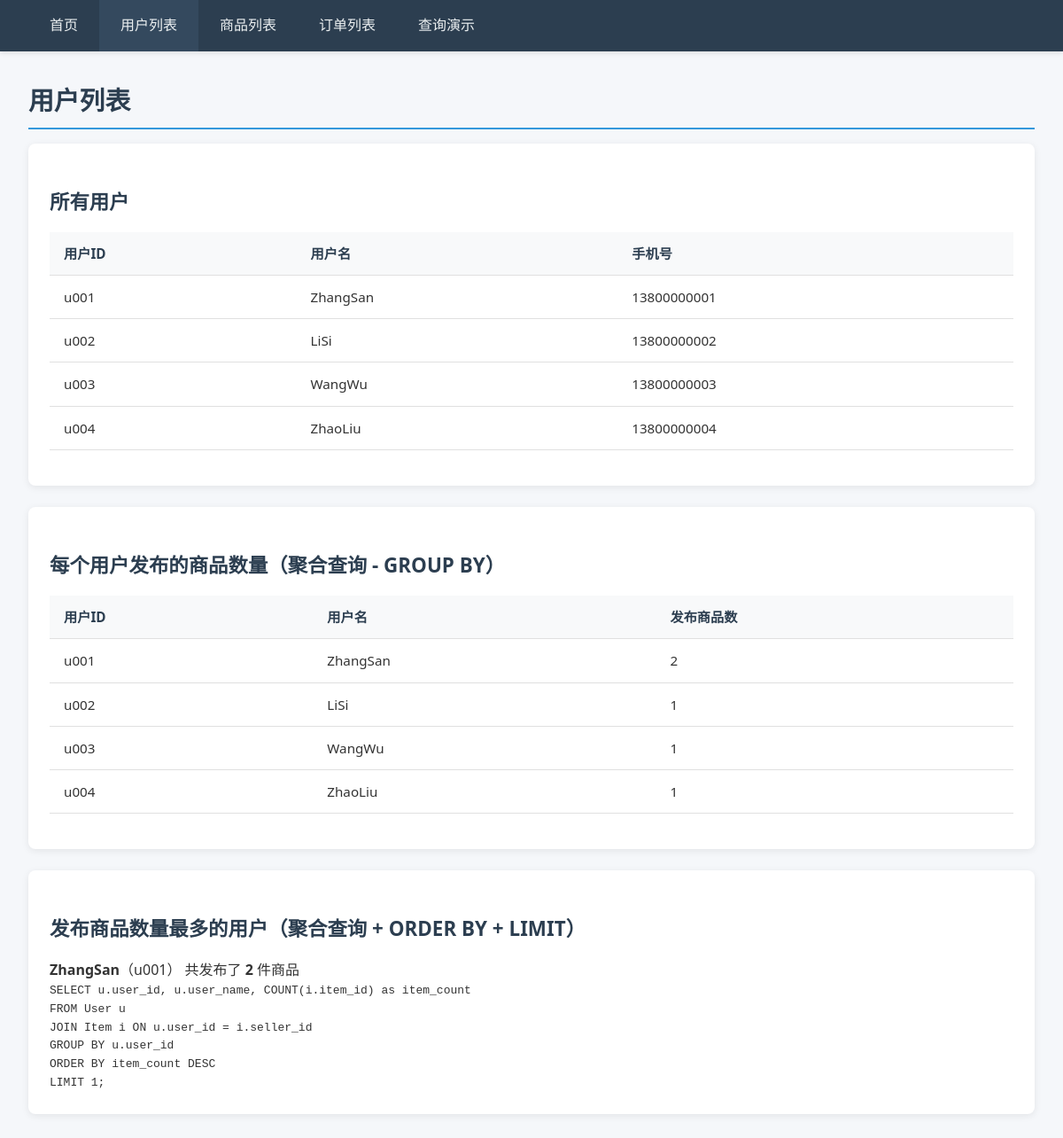
Screenshot of /users with the database file from the repository.
### tables this page shows
CREATE TABLE User (
        user_id TEXT PRIMARY KEY,
        user_name TEXT NOT NULL,
        phone TEXT NOT NULL
    );

### app.py (the view)
@app.route('/users')
def users():
    conn = get_connection()
    cursor = conn.cursor()
    all_users = cursor.execute('SELECT * FROM User').fetchall()
    user_item_counts = cursor.execute(
        '''SELECT u.user_id, u.user_name, COUNT(i.item_id) as item_count
           FROM User u
           LEFT JOIN Item i ON u.user_id = i.seller_id
           GROUP BY u.user_id'''
    ).fetchall()
    top_seller = cursor.execute(
        '''SELECT u.user_id, u.user_name, COUNT(i.item_id) as item_count
           FROM User u
           JOIN Item i ON u.user_id = i.seller_id
           GROUP BY u.user_id
           ORDER BY item_count DESC
           LIMIT 1'''
    ).fetchone()
    conn.close()
    return render_template('users.html', users=all_users, user_item_counts=user_item_counts, top_seller=top_seller)

### app.py (called while the page is built)
@app.before_request
def enable_foreign_keys():
    conn = get_connection()
    conn.execute('PRAGMA foreign_keys = ON')
    conn.close()

### database.py (called while the page is built)
def get_connection():
    conn = sqlite3.connect(DB_PATH)
    conn.row_factory = sqlite3.Row
    return conn

### templates/users.html (shortened to what this page needs)
{% extends "base.html" %}
{% block content %}
<h1>用户列表</h1>
<div class="card">
    <h2>所有用户</h2>
    <table>
        <thead>
            <tr><th>用户ID</th><th>用户名</th><th>手机号</th></tr>
        </thead>
        <tbody>
            {% for user in users %}
            <tr>
                <td>{{ user.user_id }}</td>
                <td>{{ user.user_name }}</td>
                <td>{{ user.phone }}</td>
            </tr>
            {% endfor %}
        </tbody>
    </table>
</div>
<div class="card">
    <h2>每个用户发布的商品数量（聚合查询 - GROUP BY）</h2>
    <table>
        <thead>
            <tr><th>用户ID</th><th>用户名</th><th>发布商品数</th></tr>
        </thead>
        <tbody>
            {% for u in user_item_counts %}
            <tr>
                <td>{{ u.user_id }}</td>
                <td>{{ u.user_name }}</td>
                <td>{{ u.item_count }}</td>
            </tr>
            {% endfor %}
        </tbody>
    </table>
</div>
<div class="card">
    <h2>发布商品数量最多的用户（聚合查询 + ORDER BY + LIMIT）</h2>
    {% if top_seller %}
    <p>
        <strong>{{ top_seller.user_name }}</strong>（{{ top_seller.user_id }}）
        共发布了 <strong>{{ top_seller.item_count }}</strong> 件商品
    </p>
    <pre>SELECT u.user_id, u.user_name, COUNT(i.item_id) as item_count
FROM User u
JOIN Item i ON u.user_id = i.seller_id
GROUP BY u.user_id
ORDER BY item_count DESC
LIMIT 1;</pre>
    {% else %}
    <p>暂无数据</p>
    {% endif %}
</div>
{% endblock %}

### static/style.css (style rules this page uses)
* { margin: 0; padding: 0; box-sizing: border-box; }
body { font-family: 'Segoe UI', Tahoma, Geneva, Verdana, sans-serif; background: #f5f7fa; color: #333; line-height: 1.6; }
.card { background: #fff; border-radius: 8px; padding: 1.5rem; margin-bottom: 1.5rem; box-shadow: 0 2px 8px rgba(0,0,0,0.08); }
h1, h2, h3 { margin-bottom: 1rem; color: #2c3e50; }
h1 { font-size: 1.8rem; border-bottom: 2px solid #3498db; padding-bottom: 0.5rem; }
h2 { font-size: 1.4rem; margin-top: 1.5rem; }
table { width: 100%; border-collapse: collapse; margin: 1rem 0; font-size: 0.95rem; }
th, td { padding: 0.75rem 1rem; text-align: left; border-bottom: 1px solid #e0e0e0; }
th { background: #f8f9fa; font-weight: 600; color: #2c3e50; }

### rows the page displays
User: user_id "u001", user_name "ZhangSan", phone "13800000001", item_count "2"
User: user_id "u002", user_name "LiSi", phone "13800000002", item_count "1"
User: user_id "u003", user_name "WangWu", phone "13800000003", item_count "1"
User: user_id "u004", user_name "ZhaoLiu", phone "13800000004", item_count "1"

### other values shown
{{ top_seller.item_count }} "2"
